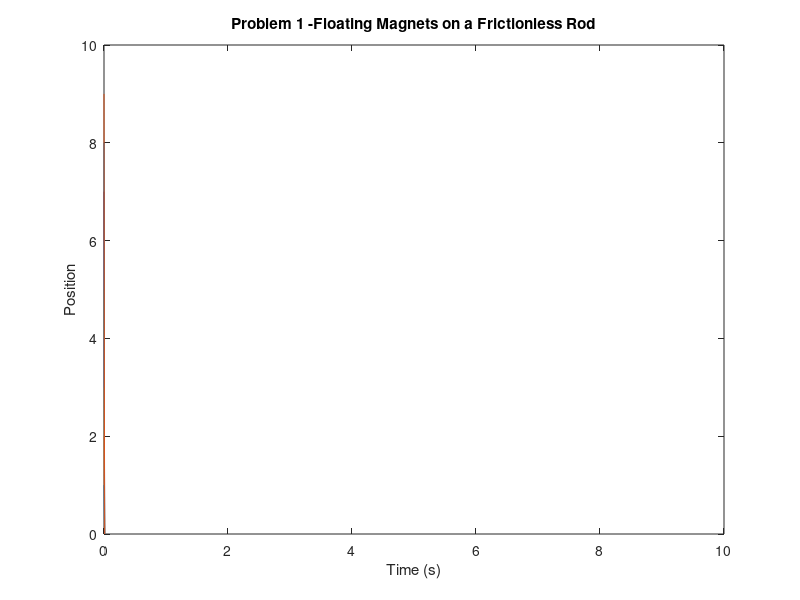

Write the MATLAB code that produced this figure.
% Matt McDade
% System Simulation
% Final Exam Problem 1

clear; close all; clc;

N = 1000;
T = 0.1;
t = linspace(0, 10, N);

x0 = zeros(1, N); x1 = zeros(1, N); x2 = zeros(1, N); x3 = zeros(1, N); x4 = zeros(1, N);
x5 = zeros(1, N); x6 = zeros(1, N); x7 = zeros(1, N); x8 = zeros(1, N); x9 = zeros(1, N);
x10 = 10 * ones(1, N);

x0(1) = 0; x1(1) = 1; x2(1) = 2; x3(1) = 3; x4(1) = 4;
x5(1) = 5; x6(1) = 6; x7(1) = 7; x8(1) = 8; x9(1) = 9;

for k = 2:N-1
    f1 = -1 + (1/(x1(k) - x0(k))^2) - (1 / (x2(k)  - x1(k))^2);
    f2 = -1 + (1/(x2(k) - x1(k))^2) - (1 / (x3(k)  - x2(k))^2);
    f3 = -1 + (1/(x3(k) - x2(k))^2) - (1 / (x4(k)  - x3(k))^2);
    f4 = -1 + (1/(x4(k) - x3(k))^2) - (1 / (x5(k)  - x4(k))^2);
    f5 = -1 + (1/(x5(k) - x4(k))^2) - (1 / (x6(k)  - x5(k))^2);
    f6 = -1 + (1/(x6(k) - x5(k))^2) - (1 / (x7(k)  - x6(k))^2);
    f7 = -1 + (1/(x7(k) - x6(k))^2) - (1 / (x8(k)  - x7(k))^2);
    f8 = -1 + (1/(x8(k) - x7(k))^2) - (1 / (x9(k)  - x8(k))^2);
    f9 = -1 + (1/(x9(k) - x8(k))^2) - (1 / (x10(k) - x9(k))^2);
    
    x1(k+1) = -2 * x1(k) - x1(k-1) - T^2 * f1;
    x2(k+1) = -2 * x2(k) - x2(k-1) - T^2 * f2;
    x3(k+1) = -2 * x3(k) - x3(k-1) - T^2 * f3;
    x4(k+1) = -2 * x4(k) - x4(k-1) - T^2 * f4;
    x5(k+1) = -2 * x5(k) - x5(k-1) - T^2 * f5;
    x6(k+1) = -2 * x6(k) - x6(k-1) - T^2 * f6;
    x7(k+1) = -2 * x7(k) - x7(k-1) - T^2 * f7;
    x8(k+1) = -2 * x8(k) - x8(k-1) - T^2 * f8;
    x9(k+1) = -2 * x9(k) - x9(k-1) - T^2 * f9;
end

plot(t, x1, t, x2, t, x3, t, x4, t, x5, t, x6, t, x7, t, x8, t, x9)
xlabel('Time (s)')
ylabel('Position')
title('Problem 1 -Floating Magnets on a Frictionless Rod')
